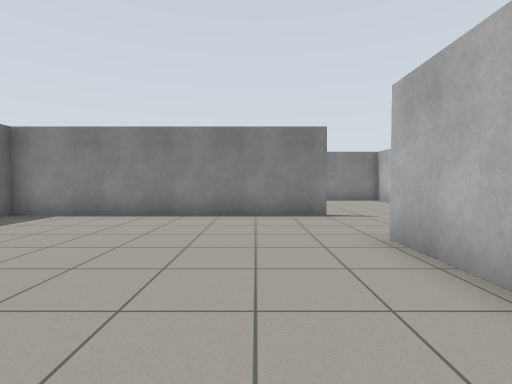
[1] (above)

14 first-person views from a walk through a robot-simulator world made for Gazebo. The camera is 0.94 m above the floor, tilts 2° down and sees 85° across. The floor is counted in squares, 1 m on a side. Each view is taken from the middle of a square. On the plan, view 1 faces up. The plan holds only what a view shows up to about 11 squares ahead; the rest is blank.

[2]
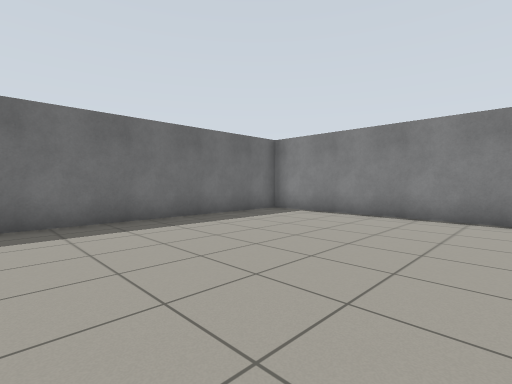

[3]
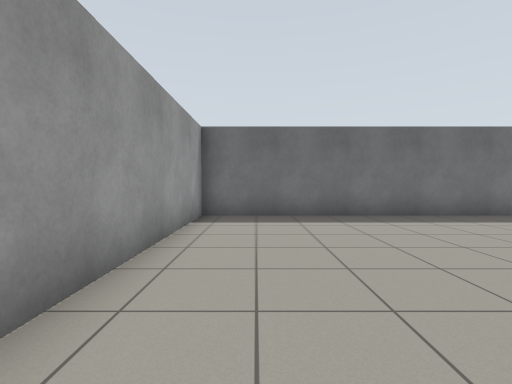

[4]
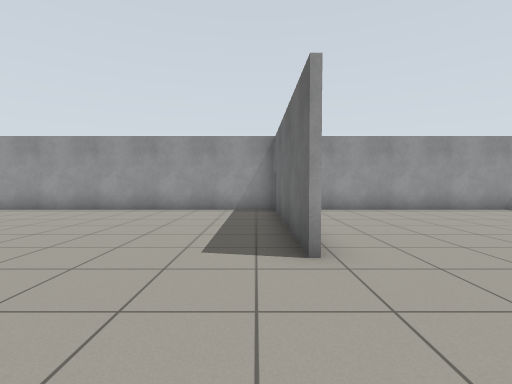

[5]
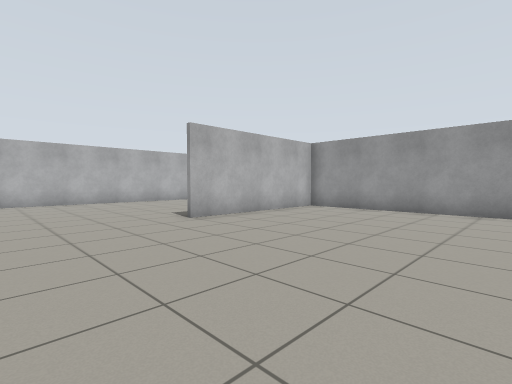

[6]
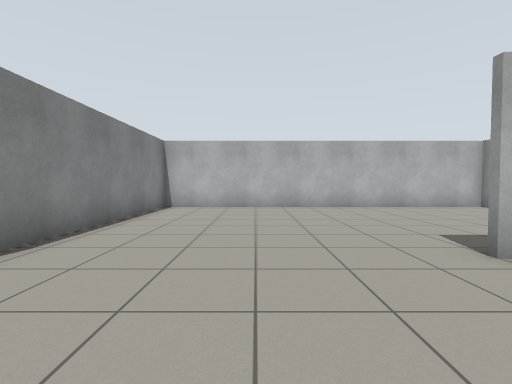

[7]
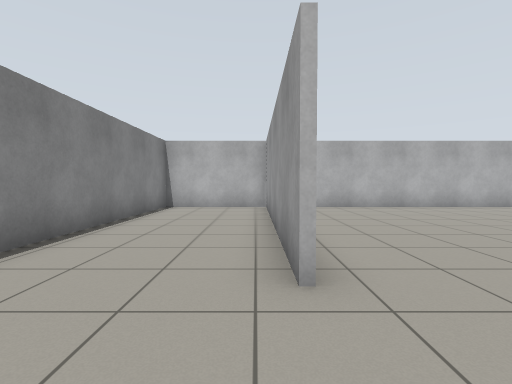

[8]
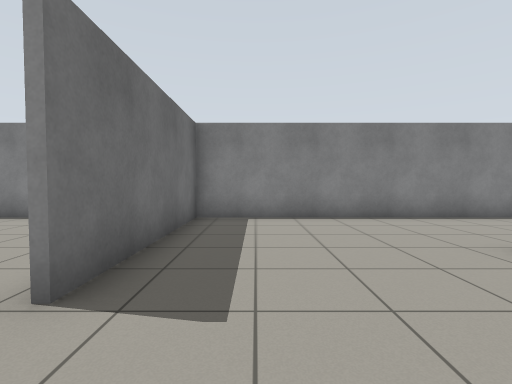

[9]
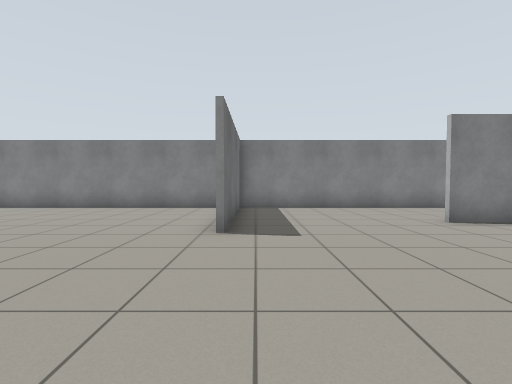

[10]
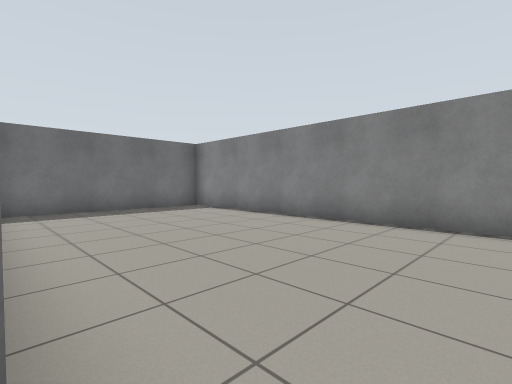

[11]
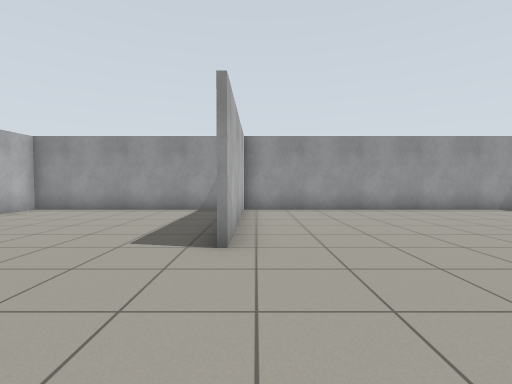

[12]
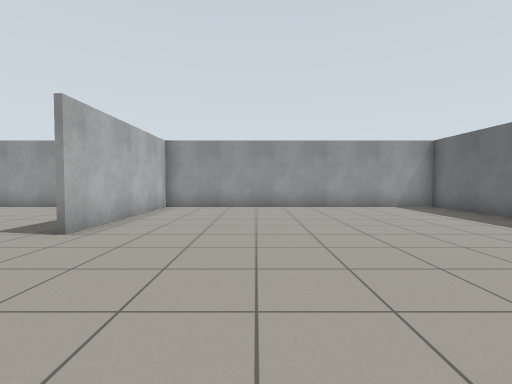

[13]
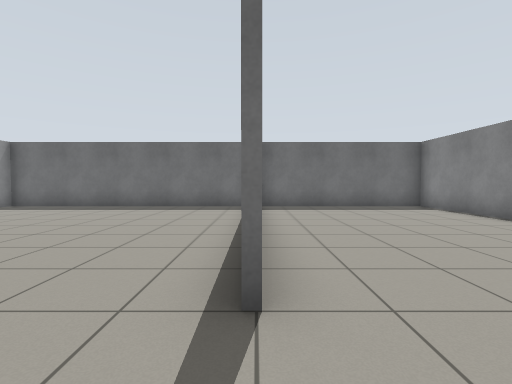

[14]
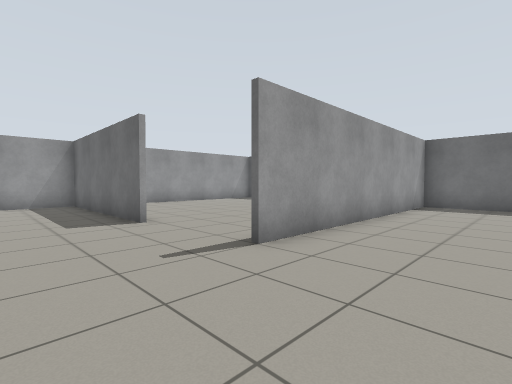

### Floor plan
Ten units are one square. View 1 is at (0, 0); x grows to the right and y downward. Boxes are objects, and circles mark ways between rooms. Rooms are numbered by the first view taken in them; rooms with no view inside come last. Other rooms are left out.
<svg viewBox="-75 -149 276 169">
<path fill="none" stroke="#000" d="M22 -24 22 -46M20 -79 -69 -79 -69 15 8 15M114 -106 188 -106M23 -46 23 15 124 15 124 -41M55 -144 -69 -144 -69 -79M132 15 196 15 196 -144 64 -144 64 -91M196 -105 114 -105M-70 -80 20 -80"/>
<circle cx="10" cy="-60" r="3" fill="#2a7"/>
<text x="-30" y="-30">1</text>
<text x="90" y="-70">2</text>
</svg>
Room 1 opens to room 2.

Where each view was taken, in squares from view 1:
view 1: 0 up, 0 right, facing up
view 2: 0 up, 0 right, facing up-left
view 3: 0 up, 1 right, facing left
view 4: 8 up, 3 right, facing down
view 5: 8 up, 6 right, facing down-right
view 6: 7 up, 9 right, facing right
view 7: 11 up, 9 right, facing right
view 8: 7 up, 8 right, facing up
view 9: 4 up, 7 right, facing up
view 10: 8 up, 3 right, facing up-left
view 11: 8 up, 12 right, facing down
view 12: 9 up, 9 right, facing down
view 13: 8 up, 4 right, facing left
view 14: 11 up, 5 right, facing down-left
